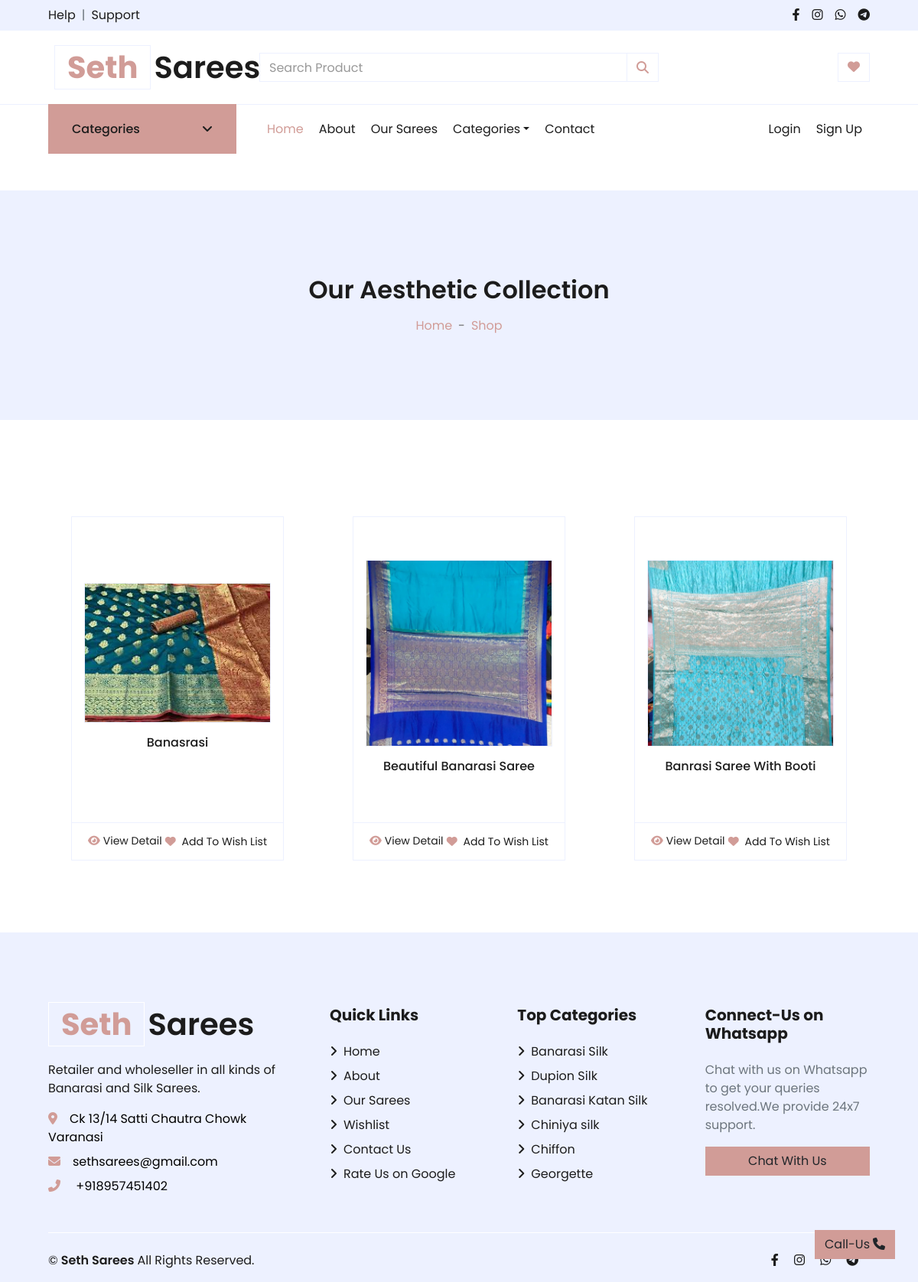
The page /category on the database its author committed.
### store/models/product.py (models this page shows, shortened)
class Product(models.Model):
    name = models.CharField(max_length=50)
    price = models.IntegerField(default=0)
    category = models.ForeignKey(Category, on_delete=models.CASCADE, default=1)
    description = models.TextField( default='' , null=True , blank=True)
    short_description= models.TextField( default='' , null=True , blank=True)
    image = models.ImageField(upload_to='uploads/products/')
    image1 = models.ImageField(upload_to='uploads/products/')
    image2 = models.ImageField(upload_to='uploads/products/')
    @staticmethod
    def get_all_products():
        return Product.objects.all()

### store/models/category.py (models this page shows)
class Category(models.Model):
    name = models.CharField(max_length=50)
    image = models.ImageField(default='',upload_to='uploads/category_img/')
    description = models.TextField( default='' , null=True , blank=True)
    @staticmethod
    def get_all_categories():
        return Category.objects.all()
    def __str__(self):
        return self.name

### store/views/category.py (the view)
# urls.py: path('category',show_category),
def show_category(request):
    customer_id=request.session.get('customer')
    if customer_id:
        customer=Customer.objects.get(id=customer_id)
        wishlist_len=len(Wishlist.objects.filter(customer=customer_id))
        data['wishlist_len']=wishlist_len
    categoryID=None
    products=Product.get_all_products()
    categories=Category.get_all_categories()
    categoryID= request.GET.get('category')
    category_obj= None
    if categoryID:
        products=Product.get_all_products_by_categoryid(categoryID)
        category_obj = Category.objects.get(pk=categoryID)
    data['products']=products
    data['categories']=categories
    data['category_obj']=category_obj
    return render(request,'category.html',data)

### store/templates/category.html (shortened to what this page needs)
{% extends 'base.html' %}
{% load static %}
{% block content %}
    <div class="container-fluid bg-secondary mb-5">
        <div class="d-flex flex-column justify-content-center align-items-center  text-center" style="min-height: 300px">
            <h2 data-aos="fade-up" class="font-weight-semi-bold  mb-3">
                {%if not category_obj.name%}
                 Our Aesthetic Collection
                {%endif%}
            </h2>
            <div class="d-inline-flex">
                <p class="m-0"><a href="/">Home</a></p>
                <p class="m-0 px-2">-</p>
                <p class="m-0"><a href="/category">Shop</a></p>
            </div>
        </div>
    </div>
 <div class="container-fluid pt-5">
    <div class="row px-xl-5">
        <div class="col-lg-12 col-md-12">
            <div class="row pb-3">
                {%for product in products%}
                <div class="col-lg-4 col-md-6 col-sm-12  ">
                    <div class="card product-item border-0" style="padding: 30px; height: 510px">
                        <div class="card-body border-left border-right border-top text-center p-3  d-flex flex-column align-items-around justify-content-center ">
                            <a href="/detail?product={{product.id}}">
                                <div class=" product-img position-relative overflow-hidden bg-transparent border p-0">
                                    <img class="img-fluid w-100" src="{{product.image.url}}" alt="">
                                </div>
                            </a>
                            <h6 class="text-truncate mt-3">{{product.name}}</h6>
                        </div>
                        <div class="card-footer d-flex justify-content-between bg-light border">
                            <a href="/detail?product={{product.id}}" class="btn btn-sm text-dark p-0"><i class="fas fa-eye text-primary mr-1"></i>View Detail</a>
                                <form action="/add-to-wishlist" method="POST">
                                        <button type="submit" class="btn btn-sm text-dark p-0"><i class="fa fa-heart text-primary mr-1"></i> Add To Wish List</button>
                                </form>
                        </div>
                    </div>
                </div>
                {%endfor%}
            </div>
        </div>
    </div>
</div>
{% endblock content%}

### store/templates/base.html (shortened to what this page needs)
<!DOCTYPE html>
<html lang="en">
    {% load static %}
<head>
    <link rel="stylesheet" href="https://cdnjs.cloudflare.com/ajax/libs/font-awesome/6.2.1/css/all.min.css" />
    <link href="{% static './store/lib/owlcarousel/assets/owl.carousel.min.css' %}" rel="stylesheet">
    <link rel="stylesheet" href="https://unpkg.com/aos@next/dist/aos.css" />
    <link href="{% static './store/css/style.css' %}" rel="stylesheet">
</head>
<body>
    <div class="container-fluid">
        <div class="row bg-secondary py-2 px-xl-5">
            <div class="col-lg-6 d-none d-lg-block">
                <div class="d-inline-flex align-items-center">
                    <a class="text-dark" href="https://wa.me/{{phone_no}}?text=Hello,+I+needed+some+help+related+to+your+store">Help</a>
                    <span class="text-muted px-2">|</span>
                    <a class="text-dark" href="https://wa.me/{{phone_no}}?text=Hello,+I+needed+some+support+related+to+your+store">Support</a>
                </div>
            </div>
            <div class="col-lg-6 text-center text-lg-right">
                <div class="d-inline-flex align-items-center">
                    <a class="text-dark px-2" href="https://www.facebook.com/profile.php?id=100089091092224">
                        <i class="fab fa-facebook-f"></i>
                    </a>
                    <a class="text-dark px-2" href="https://www.instagram.com/seth_sarees/">
                        <i class="fab fa-instagram"></i>
                    </a>
                    <a class="text-dark px-2" href="https://wa.me/{{phone_no}}?text=Hello,+I+am+interested+in+knowing+more+about+your+Store">
                        <i class="fab fa-whatsapp"></i>
                    </a>
                    <a class="text-dark pl-2" href="">
                        <i class="fab fa-telegram"></i>
                    </a>
                </div>
            </div>
        </div>
        <div class="row align-items-center py-3 px-xl-5">
            <div class="col-lg-3 d-none d-lg-block">
                <a href='/' class="text-decoration-none">
                    <h1 class="m-2 display-5 font-weight-semi-bold"><span class="text-primary font-weight-bold border px-3 mr-1">Seth</span>Sarees</h1>
                </a>
            </div>
            <div class="col-lg-6 col-6 text-left">
                <form method="GET" action="/search" >
                    <div class="input-group">
                        <input type="text" class="form-control" placeholder="Search Product" name="search" id="search">
                        <div class="input-group-append">
                            <span class=" btn btn-primary input-group-text  bg-transparent text-primary">
                                <i class="fa fa-search"></i>
                            </span>
                        </div>
                    </div>
                </form>
            </div>
            <div class="col-lg-3 col-6 text-right">
                <a href="/wishlist?next={{ request.get_full_path|urlencode }}" class="btn border">
                    <i class="fas fa-heart text-primary"></i>
                </a>
            </div>
        </div>
    </div>
    <div class="container-fluid mb-5">
        <div class="row border-top px-xl-5">
            <div class="col-lg-3 d-none d-lg-block">
                <a class="btn shadow-none d-flex align-items-center justify-content-between bg-primary text-white w-100" data-toggle="collapse" href="#navbar-vertical" style="height: 65px; margin-top: -1px; padding: 0 30px;">
                    <h6 class="m-0">Categories</h6>
                    <i class="fa fa-angle-down text-dark"></i>
                </a>
            </div>
            <div class="col-lg-9">
                <nav class="navbar navbar-expand-lg bg-light navbar-light py-3 py-lg-0 px-0">
                    <div class="collapse navbar-collapse justify-content-between" id="navbarCollapse">
                        <div class="navbar-nav mr-auto py-0">
                            <a href="/" class="nav-item nav-link active">Home</a>
                            <a href="/about" class="nav-item nav-link">About</a>
                            <a href="/category" class="nav-item nav-link">Our Sarees</a>
                            <div class="nav-item dropdown">
                                <a href="#" class="nav-link dropdown-toggle" data-toggle="dropdown">Categories</a>
                            </div>
                            <a href="/contact" class="nav-item nav-link">Contact</a>
                        </div>
                        <div class="navbar-nav ml-auto py-0">
                            {%if not request.session.customer%}
                            <a href="/login?next={{ request.get_full_path|urlencode }}" class="nav-item nav-link">Login</a>
                            <a href="/signup" class="nav-item nav-link">Sign Up</a>
                            {%else%}
                            <a href="/logout?next={{ request.get_full_path|urlencode }}" class="nav-item nav-link">Logout</a>
                            {%endif%}
                        </div>
                    </div>
                </nav>
            </div>
        </div>
    </div>
        {%block content%}
        {%endblock%}
    <div class="container-fluid bg-secondary text-dark mt-5 pt-5">
        <div class="row px-xl-5 pt-5">
            <div class="col-lg-4 col-md-12 mb-5 pr-3 pr-xl-5">
                <a href="/" class="text-decoration-none">
                    <h1 class="mb-4 display-5 font-weight-semi-bold"><span class="text-primary font-weight-bold border border-white px-3 mr-1">Seth</span>Sarees</h1>
                </a>
                <p>Retailer and wholeseller in all kinds of Banarasi and Silk Sarees.</p>
                <p class="mb-2"><i class="fa fa-map-marker-alt text-primary mr-3"></i><a href="https://www.google.com/search?q=seth%20sarees&oq=seth&aqs=chrome.0.69i59j69i57j69i59j69i60j69i61l2j69i60.1882j0j4&sourceid=chrome&ie=UTF-8&tbs=lf:1,lf_ui:10&tbm=lcl&sxsrf=ALiCzsaSynD1unvd0ebaW9NJ0Fx-3SjwXA:1671827345404&rflfq=1&num=10&rldimm=527673046138865702&lqi=CgtzZXRoIHNhcmVlc0iz8qLwsq6AgAhaHRAAEAEYABgBIgtzZXRoIHNhcmVlcyoGCAIQABABkgEXZGVzaWduZXJfY2xvdGhpbmdfc3RvcmU&phdesc=J3chXqvknqQ&ved=2ahUKEwjjtbGYypD8AhVH03MBHdmAB1gQvS56BAgYEAE&sa=X&rlst=f#rlfi=hd:;si:527673046138865702,l,CgtzZXRoIHNhcmVlc0iz8qLwsq6AgAhaHRAAEAEYABgBIgtzZXRoIHNhcmVlcyoGCAIQABABkgEXZGVzaWduZXJfY2xvdGhpbmdfc3RvcmU,y,J3chXqvknqQ;mv:[[25.6578831,83.0200176],[25.2926608,82.8717667]];tbs:lrf:!1m4!1u3!2m2!3m1!1e1!2m1!1e3!3sIAE,lf:1,lf_ui:10" style="color:black;">{{address}}</a></p>
                <p class="mb-2"><i class="fa fa-envelope text-primary mr-3"></i><a href="mailto:someone@example.com" style="color:black;">{{email}}</a></p>
                <p class="mb-0"><i class="fa fa-phone-alt text-primary mr-3"></i><a href="tel:+{{phone_no}}" style="color:black;"> +{{phone_no}}</a></p>
            </div>
            <div class="col-lg-8 col-md-12">
                <div class="row">
                    <div class="col-md-4 mb-5">
                        <h5 class="font-weight-bold text-dark mb-4">Quick Links</h5>
                        <div class="d-flex flex-column justify-content-start">
                            <a class="text-dark mb-2" href="/"><i class="fa fa-angle-right mr-2"></i>Home</a>
                            <a class="text-dark mb-2" href="/about"><i class="fa fa-angle-right mr-2"></i>About</a>
                            <a class="text-dark mb-2" href="/category"><i class="fa fa-angle-right mr-2"></i>Our Sarees</a>
                            <a class="text-dark mb-2" href="checkout.html"><i class="fa fa-angle-right mr-2"></i>Wishlist</a>
                            <a class="text-dark mb-2" href="/contact"><i class="fa fa-angle-right mr-2"></i>Contact Us</a>
                            <a class="text-dark mb-2" href="https://www.google.com/search?q=seth%20sarees&oq=seth+sarees&aqs=chrome..69i57j69i59j69i61l3.2280j0j4&sourceid=chrome&ie=UTF-8&tbs=lrf:!1m4!1u3!2m2!3m1!1e1!2m1!1e3!3sIAE,lf:1,lf_ui:10&tbm=lcl&sxsrf=ALiCzsb6kLBLebcYjMVq3ZZjTXegQRwJRQ:1671576707763&rflfq=1&num=10&rldimm=527673046138865702&lqi=CgtzZXRoIHNhcmVlc0iz8qLwsq6AgAhaHRAAEAEYABgBIgtzZXRoIHNhcmVlcyoGCAIQABABkgEXZGVzaWduZXJfY2xvdGhpbmdfc3RvcmU&phdesc=J3chXqvknqQ&ved=2ahUKEwjQ5oW_pIn8AhVywXMBHfXHBNoQvS56BAgeEAE&sa=X&rlst=f#lrd=0x398e2e1ed9ad1ce9:0x752abd6f8a7c826,3,,,&rlfi=hd:;si:527673046138865702,l,CgtzZXRoIHNhcmVlc0iz8qLwsq6AgAhaHRAAEAEYABgBIgtzZXRoIHNhcmVlcyoGCAIQABABkgEXZGVzaWduZXJfY2xvdGhpbmdfc3RvcmU,y,J3chXqvknqQ;mv:[[25.6592943,83.033485],[25.2677299,82.87100439999999]];tbs:lrf:!1m4!1u3!2m2!3m1!1e1!2m1!1e3!3sIAE,lf:1,lf_ui:10"><i class="fa fa-angle-right mr-2"></i>Rate Us on Google</a>
                        </div>
                    </div>
                    <div class="col-md-4 mb-5">
                        <h5 class="font-weight-bold text-dark mb-4">Top Categories</h5>
                        <div class="d-flex flex-column justify-content-start">
                            {% for category in categories|slice:":6" %}
                            <a class="text-dark mb-2" href="/category?category={{category.id}}"><i class="fa fa-angle-right mr-2"></i>{{category}}</a>
                            {% endfor %}
                        </div>
                    </div>
                    <div class="col-md-4 mb-3" >
                        <h5 class="font-weight-bold text-dark mb-4">Connect-Us on Whatsapp</h5>
                        <div class="d-flex flex-column ">
                            <p class=text-muted>Chat with us on Whatsapp to get your queries resolved.We provide 24x7 support.</p>
                            <a href="https://wa.me/{{phone_no}}?text=Hello,+I+am+interested+in+knowing+more+about+your+Store" class="btn btn-primary px-3 w-100">Chat With Us</a>
                        </div>
                    </div>
                </div>
            </div>
        </div>
        <div class="row border-top border-light mx-xl-5 pt-4">
            <div class="col-md-6 px-xl-0">
                <p class="mb-md-0 text-center text-md-left text-dark">
                    <div class=" d-flex align-items-center">
                        &copy; <a class="px-1 text-dark font-weight-semi-bold" href="#">Seth Sarees</a> All Rights Reserved.
                    </div>
                </p>
            </div>
            <div class="col-md-6 px-xl-0">
                <div class="col  text-center  text-sm-right ">
                        <a class="text-dark px-2" href="https://www.facebook.com/profile.php?id=100089091092224">
                            <i class="fab fa-facebook-f"></i>
                        </a>
                        <a class="text-dark px-2" href="https://www.instagram.com/seth_sarees/">
                            <i class="fab fa-instagram"></i>
                        </a>
                        <a class="text-dark px-2" href="https://wa.me/{{phone_no}}?text=Hello,+I+am+interested+in+knowing+more+about+your+Store">
                            <i class="fab fa-whatsapp"></i>
                        </a>
                        <a class="text-dark pl-2" href="">
                            <i class="fab fa-telegram"></i>
                        </a>
                </div>
            </div>
        </div>
    </div>
    <a href="tel:+{{phone_no}}"  class="btn btn-primary back-to-top">Call-Us <span class="pl-1"><i class="fa fa-phone" ></i></span></a>
</body>

### rows shown on the page
Product: image (picture), name "Banasrasi"
Product: image (picture), name "Beautiful Banarasi Saree"
Product: image (picture), name "Banrasi Saree With Booti"
Category: name "Banarasi Silk"
Category: name "Dupion Silk"
Category: name "Banarasi Katan Silk"
Category: name "Chiniya silk"
Category: name "Chiffon"
Category: name "Georgette"

### other values the page prints
{{ address }} "Ck 13/14 Satti Chautra Chowk Varanasi"
{{ email }} "sethsarees@gmail.com"
{{ phone_no }} "918957451402"
